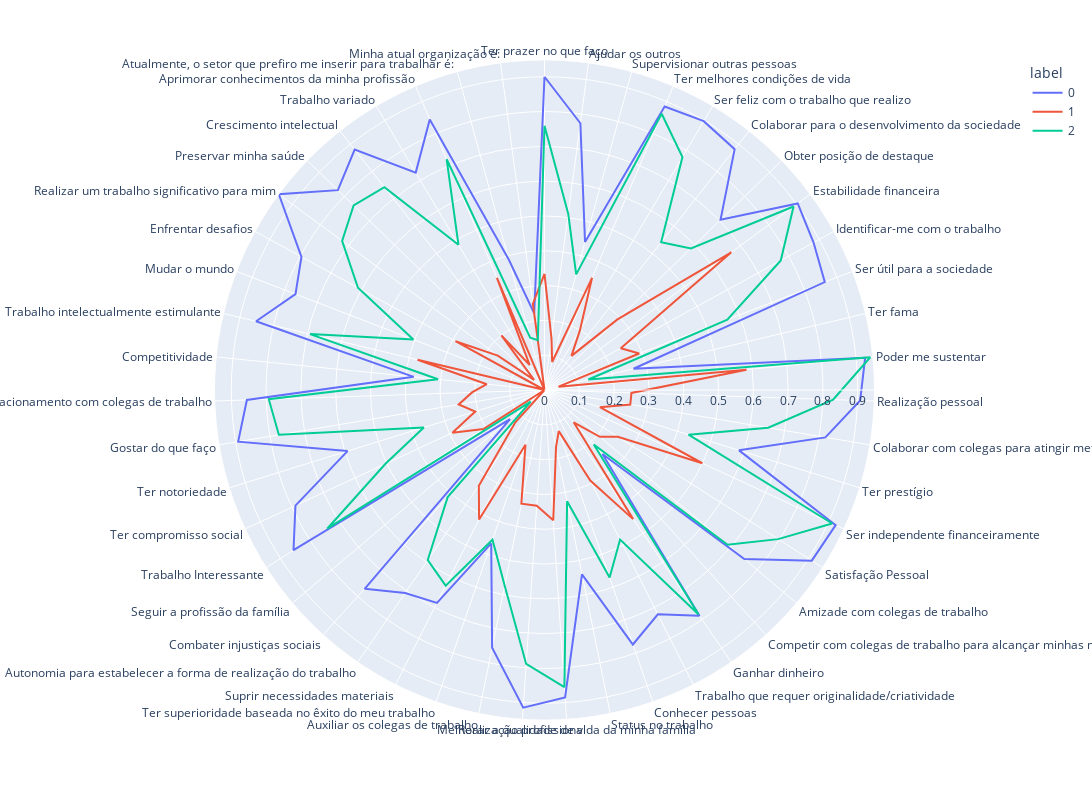

The code cell stored with this chart in its notebook:
### Code cell
kmeans = KMeans(
        n_clusters=3, init="k-means++",
        n_init=10,
        tol=1e-04, random_state=42
    )

kmeans.fit(X)
clusters=pd.DataFrame(X,columns=df_dropado.columns)

clusters['label']=kmeans.labels_
polar=clusters.groupby("label").mean().reset_index()
polar=pd.melt(polar,id_vars=["label"])
fig4 = px.line_polar(polar, r="value", theta="variable", color="label", line_close=True,height=800,width=1400)
fig4.show()

### Figure 1 — Plotly figure (JSON) as saved in the notebook; plotly's stock layout.template omitted (floating-point values rounded to 4 significant figures)
{"data": [{"hovertemplate": "label=0<br>value=%{r}<br>variable=%{theta}<extra></extra>", "legendgroup": "0", "line": {"color": "#636efa", "dash": "solid"}, "mode": "lines", "name": "0", "r": [0.9, 0.7733, 0.4407, 0.8844, 0.8978, 0.8815, 0.7037, 0.9037, 0.8815, 0.863, 0.263, 0.9259, 0.9074, 0.8185, 0.5852, 0.9222, 0.9111, 0.7519, 0.2481, 0.7867, 0.7222, 0.7741, 0.5407, 0.8852, 0.9148, 0.7556, 0.4667, 0.6852, 0.7074, 0.7704, 0.1296, 0.8556, 0.7889, 0.5926, 0.8926, 0.8556, 0.3778, 0.8519, 0.7667, 0.7963, 0.9481, 0.8259, 0.88, 0.7259, 0.8444, 0.3889, 0.2222, 0.9], "showlegend": true, "subplot": "polar", "theta": ["Ter prazer no que faço", "Ajudar os outros", "Supervisionar outras pessoas", "Ter melhores condições de vida", "Ser feliz com o trabalho que realizo", "Colaborar para o desenvolvimento da sociedade", "Obter posição de destaque", "Estabilidade financeira", "Identificar-me com o trabalho", "Ser útil para a sociedade", "Ter fama", "Poder me sustentar", "Realização pessoal", "Colaborar com colegas para atingir metas do grupo", "Ter prestígio", "Ser independente financeiramente", "Satisfação Pessoal", "Amizade com colegas de trabalho", "Competir com colegas de trabalho para alcançar minhas metas profissionais", "Ganhar dinheiro", "Trabalho que requer originalidade/criatividade", "Conhecer pessoas", "Status no trabalho", "Melhorar a qualidade de vida da minha família", "Realização profissional", "Auxiliar os colegas de trabalho", "Ter superioridade baseada no êxito do meu trabalho", "Suprir necessidades materiais", "Autonomia para estabelecer a forma de realização do trabalho", "Combater injustiças sociais", "Seguir a profissão da família", "Trabalho Interessante", "Ter compromisso social", "Ter notoriedade", "Gostar do que faço", "Bom relacionamento com colegas de trabalho", "Competitividade", "Trabalho intelectualmente estimulante", "Mudar o mundo", "Enfrentar desafios", "Realizar um trabalho significativo para mim", "Preservar minha saúde", "Crescimento intelectual", "Trabalho variado", "Aprimorar conhecimentos da minha profissão", "Atualmente, o setor que prefiro me inserir para trabalhar é: ", "Minha atual organização é:", "Ter prazer no que faço"], "type": "scatterpolar"}, {"hovertemplate": "label=1<br>value=%{r}<br>variable=%{theta}<extra></extra>", "legendgroup": "1", "line": {"color": "#EF553B", "dash": "solid"}, "mode": "lines", "name": "1", "r": [0.3333, 0.15, 0.08333, 0.35, 0.2, 0.125, 0.2917, 0.6667, 0.25, 0.2917, 0.04167, 0.5833, 0.25, 0.25, 0.1667, 0.5, 0.25, 0.2083, 0.125, 0.45, 0.2917, 0.125, 0.1667, 0.375, 0.3333, 0.3333, 0.1667, 0.4167, 0.3333, 0.125, 0, 0.2083, 0.2917, 0.2083, 0.25, 0.2083, 0.1667, 0.375, 0, 0.2917, 0.1667, 0.04167, 0.2, 0.08333, 0.35, 0, 0.25, 0.3333], "showlegend": true, "subplot": "polar", "theta": ["Ter prazer no que faço", "Ajudar os outros", "Supervisionar outras pessoas", "Ter melhores condições de vida", "Ser feliz com o trabalho que realizo", "Colaborar para o desenvolvimento da sociedade", "Obter posição de destaque", "Estabilidade financeira", "Identificar-me com o trabalho", "Ser útil para a sociedade", "Ter fama", "Poder me sustentar", "Realização pessoal", "Colaborar com colegas para atingir metas do grupo", "Ter prestígio", "Ser independente financeiramente", "Satisfação Pessoal", "Amizade com colegas de trabalho", "Competir com colegas de trabalho para alcançar minhas metas profissionais", "Ganhar dinheiro", "Trabalho que requer originalidade/criatividade", "Conhecer pessoas", "Status no trabalho", "Melhorar a qualidade de vida da minha família", "Realização profissional", "Auxiliar os colegas de trabalho", "Ter superioridade baseada no êxito do meu trabalho", "Suprir necessidades materiais", "Autonomia para estabelecer a forma de realização do trabalho", "Combater injustiças sociais", "Seguir a profissão da família", "Trabalho Interessante", "Ter compromisso social", "Ter notoriedade", "Gostar do que faço", "Bom relacionamento com colegas de trabalho", "Competitividade", "Trabalho intelectualmente estimulante", "Mudar o mundo", "Enfrentar desafios", "Realizar um trabalho significativo para mim", "Preservar minha saúde", "Crescimento intelectual", "Trabalho variado", "Aprimorar conhecimentos da minha profissão", "Atualmente, o setor que prefiro me inserir para trabalhar é: ", "Minha atual organização é:", "Ter prazer no que faço"], "type": "scatterpolar"}, {"hovertemplate": "label=2<br>value=%{r}<br>variable=%{theta}<extra></extra>", "legendgroup": "2", "line": {"color": "#00cc96", "dash": "solid"}, "mode": "lines", "name": "2", "r": [0.7593, 0.5111, 0.3444, 0.8622, 0.7778, 0.5407, 0.5852, 0.8889, 0.7741, 0.563, 0.1296, 0.9407, 0.8296, 0.6519, 0.4333, 0.9111, 0.7963, 0.6889, 0.2111, 0.7822, 0.4815, 0.5704, 0.3259, 0.8556, 0.7889, 0.5741, 0.4556, 0.6296, 0.5926, 0.4148, 0.05185, 0.7407, 0.5037, 0.363, 0.7741, 0.7926, 0.3074, 0.6926, 0.4037, 0.6111, 0.7222, 0.763, 0.7422, 0.4852, 0.72, 0.1556, 0.1444, 0.7593], "showlegend": true, "subplot": "polar", "theta": ["Ter prazer no que faço", "Ajudar os outros", "Supervisionar outras pessoas", "Ter melhores condições de vida", "Ser feliz com o trabalho que realizo", "Colaborar para o desenvolvimento da sociedade", "Obter posição de destaque", "Estabilidade financeira", "Identificar-me com o trabalho", "Ser útil para a sociedade", "Ter fama", "Poder me sustentar", "Realização pessoal", "Colaborar com colegas para atingir metas do grupo", "Ter prestígio", "Ser independente financeiramente", "Satisfação Pessoal", "Amizade com colegas de trabalho", "Competir com colegas de trabalho para alcançar minhas metas profissionais", "Ganhar dinheiro", "Trabalho que requer originalidade/criatividade", "Conhecer pessoas", "Status no trabalho", "Melhorar a qualidade de vida da minha família", "Realização profissional", "Auxiliar os colegas de trabalho", "Ter superioridade baseada no êxito do meu trabalho", "Suprir necessidades materiais", "Autonomia para estabelecer a forma de realização do trabalho", "Combater injustiças sociais", "Seguir a profissão da família", "Trabalho Interessante", "Ter compromisso social", "Ter notoriedade", "Gostar do que faço", "Bom relacionamento com colegas de trabalho", "Competitividade", "Trabalho intelectualmente estimulante", "Mudar o mundo", "Enfrentar desafios", "Realizar um trabalho significativo para mim", "Preservar minha saúde", "Crescimento intelectual", "Trabalho variado", "Aprimorar conhecimentos da minha profissão", "Atualmente, o setor que prefiro me inserir para trabalhar é: ", "Minha atual organização é:", "Ter prazer no que faço"], "type": "scatterpolar"}], "layout": {"height": 800, "legend": {"title": {"text": "label"}, "tracegroupgap": 0}, "margin": {"t": 60}, "polar": {"angularaxis": {"direction": "clockwise", "rotation": 90}, "domain": {"x": [0, 1], "y": [0, 1]}}, "width": 1400}}
